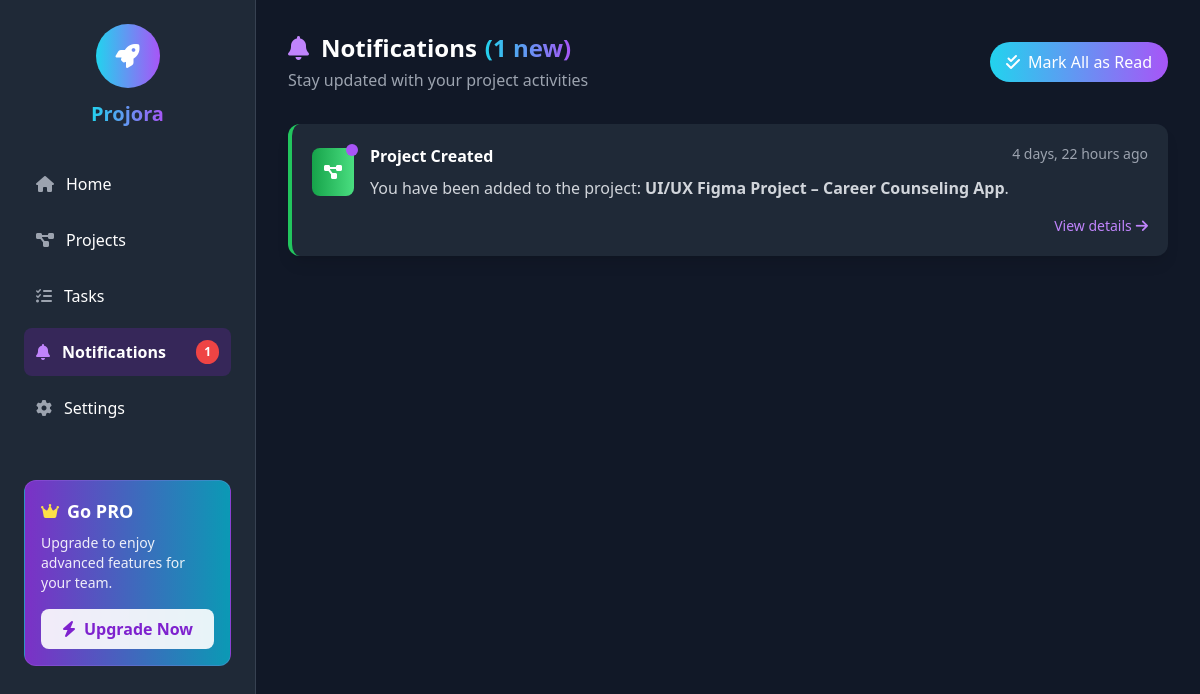
The page /notifications/notification/ (signed in) on the database as committed earlier.
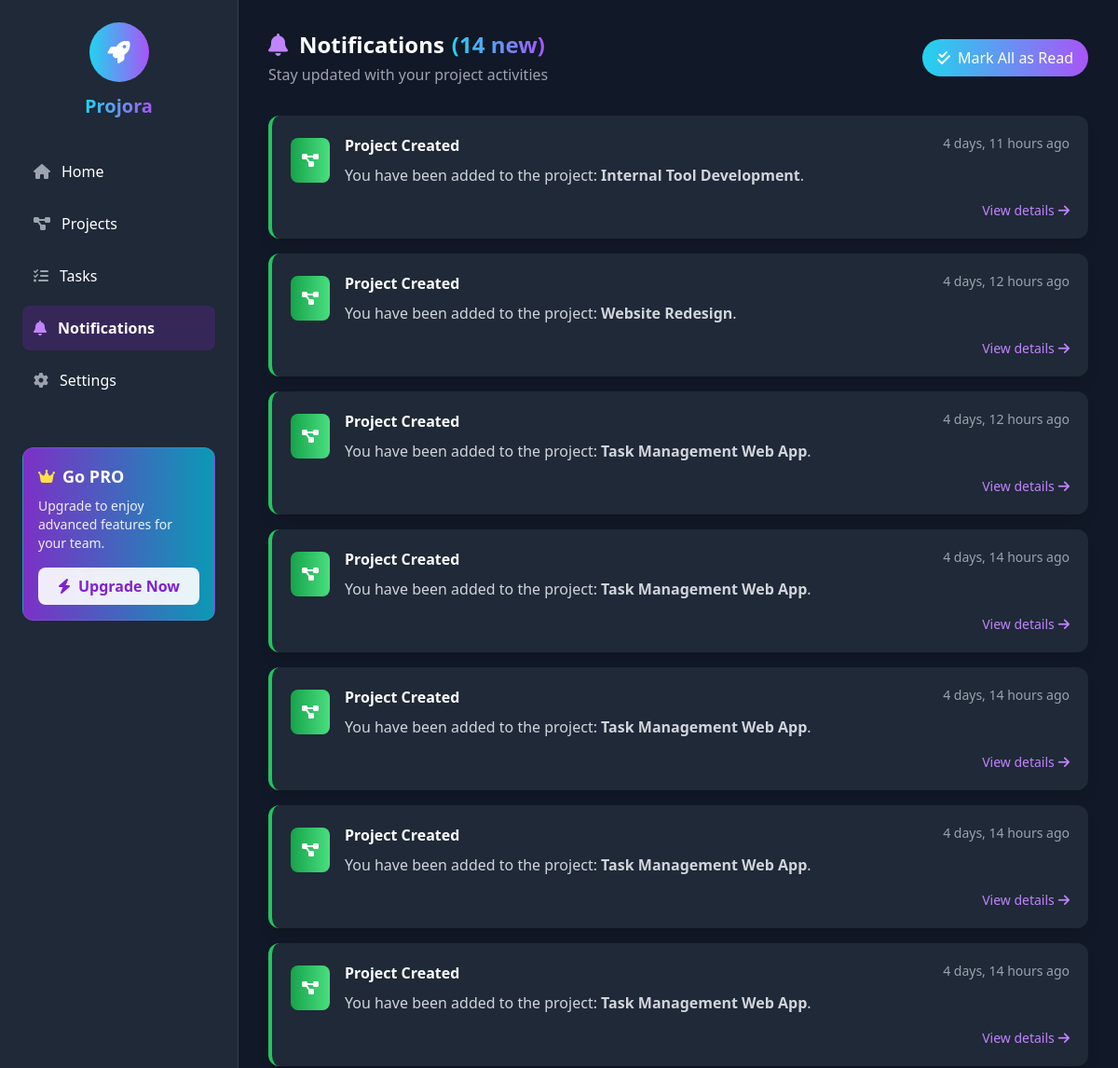
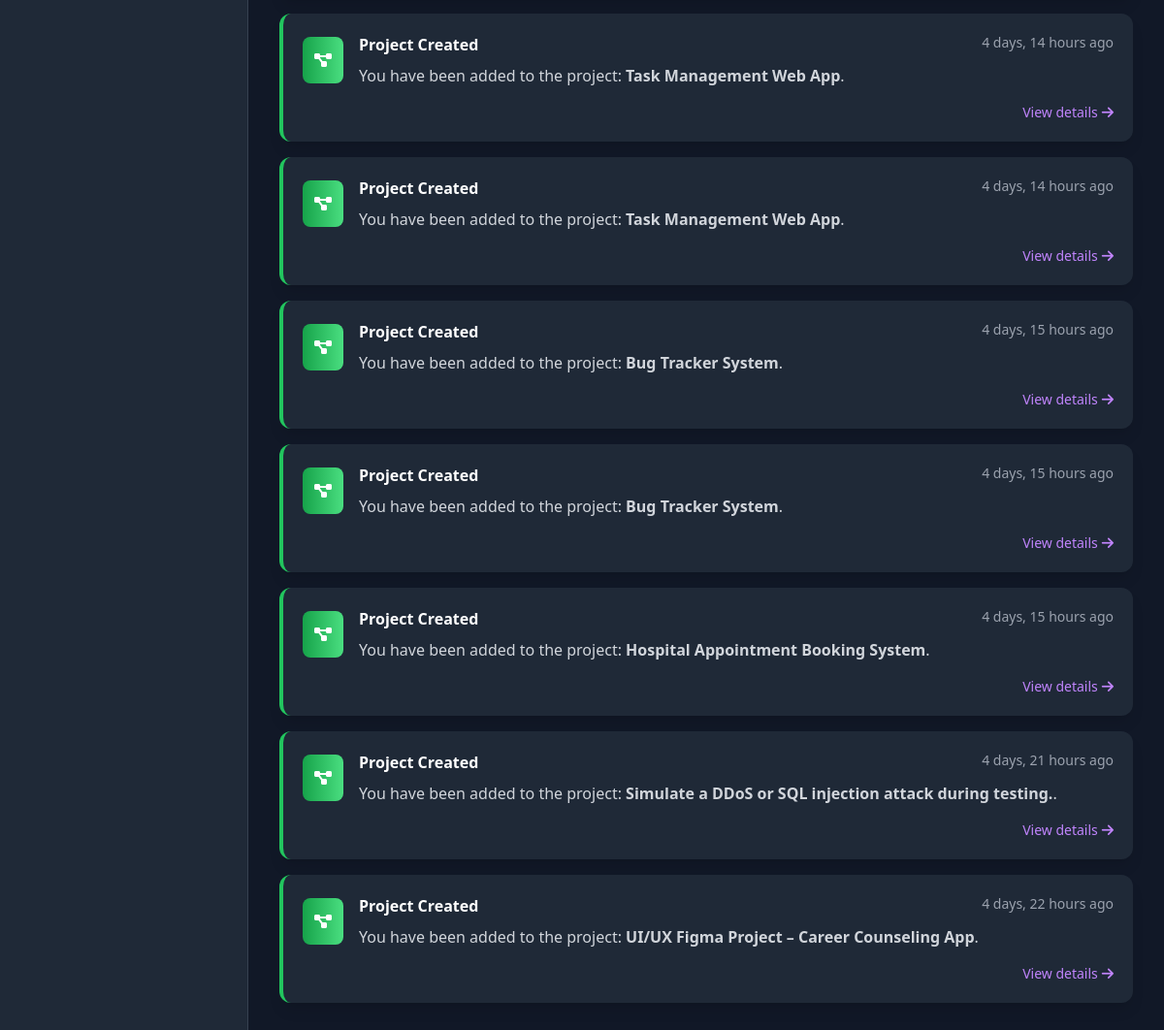
The same page on the database as committed later (2 pictures, top to bottom).
### notification/models.py (models this page shows, shortened)
class Notification(models.Model):
    NOTIFICATION_TYPES = [
        ('task_assigned', 'Task Assigned'),
        ('project_created', 'Project Created'),
        ('deadline_alert', 'Deadline Alert'),
    ]
    user = models.ForeignKey(
        settings.AUTH_USER_MODEL,
        on_delete=models.CASCADE,
        related_name='notifications'  # ✅ Required for template access
    )
    message = models.TextField()
    is_read = models.BooleanField(default=False)
    created_at = models.DateTimeField(auto_now_add=True)
    notification_type = models.CharField(max_length=30, choices=NOTIFICATION_TYPES, default='project_created')
    link = models.URLField(blank=True, null=True)

### notification/views.py (the view)
# urls.py: path('notification/', views.notification_view, name='notification'),
@login_required
def notification_view(request):
    notifications = Notification.objects.filter(user=request.user).order_by('-created_at')
    unread_notifications = notifications.filter(is_read=False)
    notification_count = unread_notifications.count()
    return render(request, 'notification/notification.html', {
        'notifications': notifications,
        'unread_notifications': unread_notifications,
        'notification_count': notification_count
    })

### users/context_processors.py (called while the page is built)
def user_roles(request):
    user = request.user
    is_admin = False
    if user.is_authenticated:
        user_groups = user.groups.values_list('name', flat=True)
        is_admin = 'Admin' in user_groups
    return {
        'is_admin': is_admin
    }

### notification/templates/notification/notification.html (shortened to what the changed rows need)
{% load static %}
<!DOCTYPE html>
<html lang="en">
<head>
    <script src="https://cdn.tailwindcss.com"></script>
    <link rel="stylesheet" href="https://cdnjs.cloudflare.com/ajax/libs/font-awesome/6.4.0/css/all.min.css">
</head>
<body class="bg-gray-900 text-white">
<div class="flex min-h-screen">
    <aside class="bg-gray-800 text-white w-64 min-h-screen p-6 border-r border-gray-700 sticky top-0">
       <div class="mb-8 flex flex-col items-center">
        <h1 class="text-xl font-bold bg-gradient-to-r from-cyan-400 to-purple-500 text-transparent bg-clip-text">Projora</h1>
      </div>
        <nav>
            <ul class="space-y-2">
                <li>
                    <a href="{% url 'notification:notification' %}" class="flex items-center p-3 rounded-lg bg-purple-800/30 font-semibold transition-colors">
                        <i class="fas fa-bell mr-3 text-purple-400"></i>
                        <span>Notifications</span>
                        {% if notification_count > 0 %}
                        <span class="ml-auto bg-red-500 text-white text-xs font-bold px-2 py-1 rounded-full">
                            {{ notification_count }}
                        </span>
                        {% endif %}
                    </a>
                </li>
            </ul>
        </nav>
    </aside>
    <div class="flex-1 p-8">
        <header class="flex flex-col md:flex-row justify-between items-start md:items-center mb-8 gap-4">
            <div>
                <h1 class="text-2xl font-bold flex items-center">
                    <i class="fas fa-bell mr-3 text-purple-400"></i>
                    Notifications
                    <span class="bg-gradient-to-r from-cyan-400 to-purple-500 text-transparent bg-clip-text ml-2">
                    </span>
                </h1>
            </div>
        </header>
        <div class="grid grid-cols-1 gap-4">
            {% for notification in notifications %}
            <div class="notification-card bg-gray-800 p-5 rounded-xl shadow-lg border-l-4
                {% if notification.notification_type == 'task_assigned' %} border-purple-500
                {% elif notification.notification_type == 'deadline_alert' %} border-red-500
                {% elif notification.notification_type == 'project_created' %} border-green-500
                {% else %} border-gray-700 {% endif %}">
                <div class="flex items-start gap-4">
                    <div class="relative mt-1">
                        {% if not notification.is_read %}
                        <div class="w-3 h-3 bg-purple-500 rounded-full unread-dot absolute -right-1 -top-1"></div>
                        {% endif %}
                        <div class="notification-type-icon bg-gradient-to-r
                            {% if notification.notification_type == 'task_assigned' %} from-purple-600 to-purple-400
                            {% elif notification.notification_type == 'deadline_alert' %} from-red-600 to-red-400
                            {% elif notification.notification_type == 'project_created' %} from-green-600 to-green-400
                            {% else %} from-gray-600 to-gray-400 {% endif %}
                            p-3 rounded-lg">
                            {% if notification.notification_type == 'task_assigned' %}
                                <i class="fas fa-tasks text-white"></i>
                            {% elif notification.notification_type == 'project_created' %}
                                <i class="fas fa-project-diagram text-white"></i>
                            {% elif notification.notification_type == 'deadline_alert' %}
                                <i class="fas fa-clock text-white"></i>
                            {% else %}
                                <i class="fas fa-info-circle text-white"></i>
                            {% endif %}
                        </div>
                    </div>
                    <div class="flex-1">
                        <div class="flex justify-between items-start">
                            <h3 class="text-white font-semibold">{{ notification.get_notification_type_display }}</h3>
                            <span class="text-sm text-gray-400">{{ notification.created_at|timesince }} ago</span>
                        </div>
                        <p class="text-gray-300 mt-2">{{ notification.message|safe }}</p>
                        {% if notification.link %}
                        <div class="mt-4 flex justify-end">
                            <a href="{{ notification.link }}"
                               class="text-purple-400 hover:text-cyan-400 transition-colors flex items-center text-sm">
                                View details <i class="fas fa-arrow-right ml-1"></i>
                            </a>
                        </div>
                        {% endif %}
                    </div>
                </div>
            </div>
            {% endfor %}
        </div>
    </div>
</div>
</body>
</html>

Rows that differ between the two databases and show on the page:
added Notification: notification_type "Project Created", created_at "4 days, 11 hours", message "You have been added to the project: Internal Tool Development ."
added Notification: notification_type "Project Created", created_at "4 days, 12 hours", message "You have been added to the project: Website Redesign ."
added Notification: notification_type "Project Created", created_at "4 days, 12 hours", message "You have been added to the project: Task Management Web App ."
added Notification: notification_type "Project Created", created_at "4 days, 14 hours", message "You have been added to the project: Task Management Web App ."
added Notification: notification_type "Project Created", created_at "4 days, 14 hours", message "You have been added to the project: Task Management Web App ."
added Notification: notification_type "Project Created", created_at "4 days, 14 hours", message "You have been added to the project: Task Management Web App ."
added Notification: notification_type "Project Created", created_at "4 days, 14 hours", message "You have been added to the project: Task Management Web App ."
added Notification: notification_type "Project Created", created_at "4 days, 14 hours", message "You have been added to the project: Task Management Web App ."
added Notification: notification_type "Project Created", created_at "4 days, 14 hours", message "You have been added to the project: Task Management Web App ."
added Notification: notification_type "Project Created", created_at "4 days, 15 hours", message "You have been added to the project: Bug Tracker System ."
added Notification: notification_type "Project Created", created_at "4 days, 15 hours", message "You have been added to the project: Bug Tracker System ."
added Notification: notification_type "Project Created", created_at "4 days, 15 hours", message "You have been added to the project: Hospital Appointment Booking System ."
added Notification: notification_type "Project Created", created_at "4 days, 21 hours", message "You have been added to the project: Simulate a DDoS or SQL injection attack during testing. ."
changed Notification "4 days, 22 hours": is_read False → True (drawn)
Other text that changed with them:
{{ notification_count }}: "1" → (not shown)
